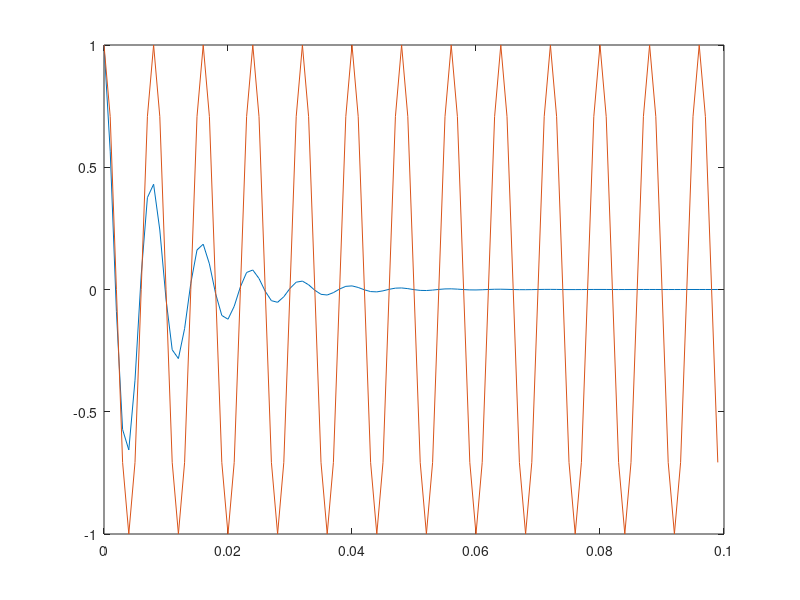
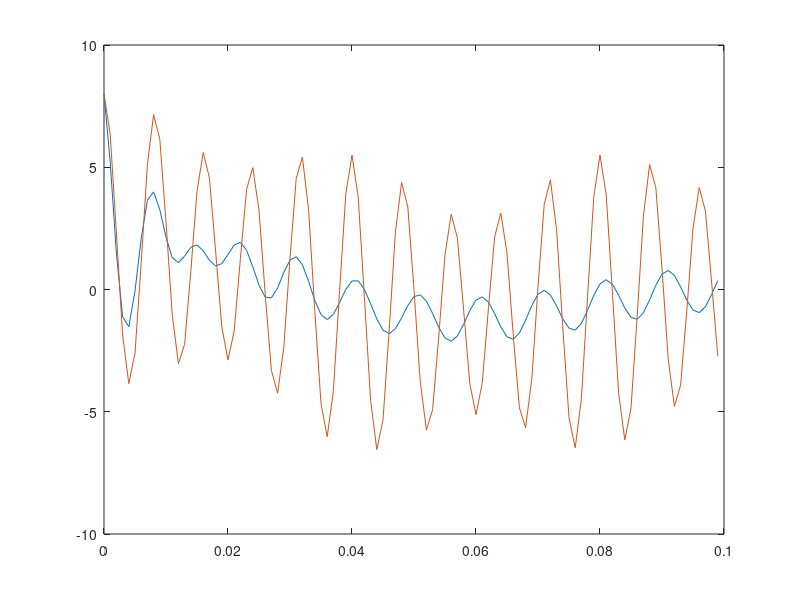
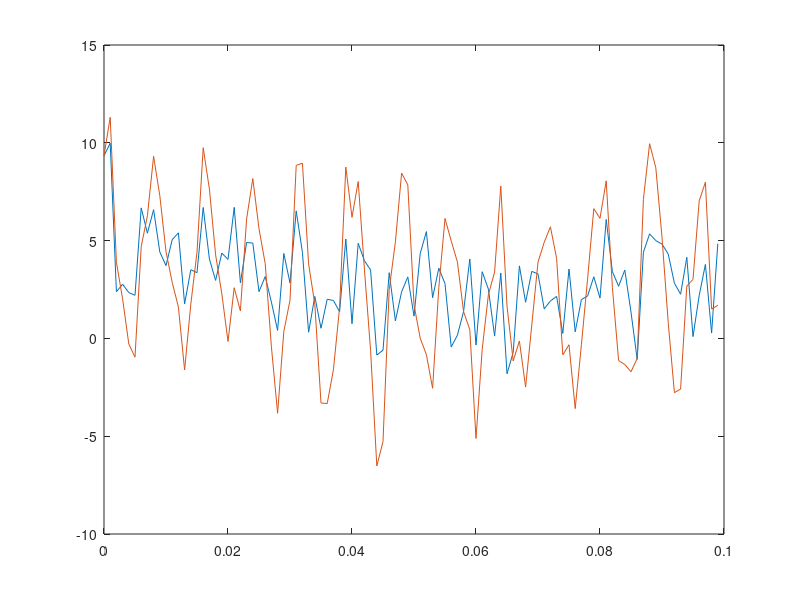

Recreate these plots in MATLAB, in order.
close all;clear all;clc;

b=[1, -2*0.707107,1]
a=[1 -2*0.636396 0.81]

Fs=1000
T=0.1 %SEC

N=Fs*T;
ts=1/Fs;

t=0:ts:T-ts;

x=cos(2*pi*Fs/8*t);

h=filter(b,a,x);
plot(t,h,t,x);

figure

x=5*cos(2*pi*Fs/8*t)+cos(2*pi*100*t)+cos(2*pi*5*t)+cos(2*pi*10*t);

h=filter(b,a,x);
plot(t,h,t,x);

figure
noi=rand(1,N)*5+x;

h=filter(b,a,noi);
plot(t,h,t,noi);
